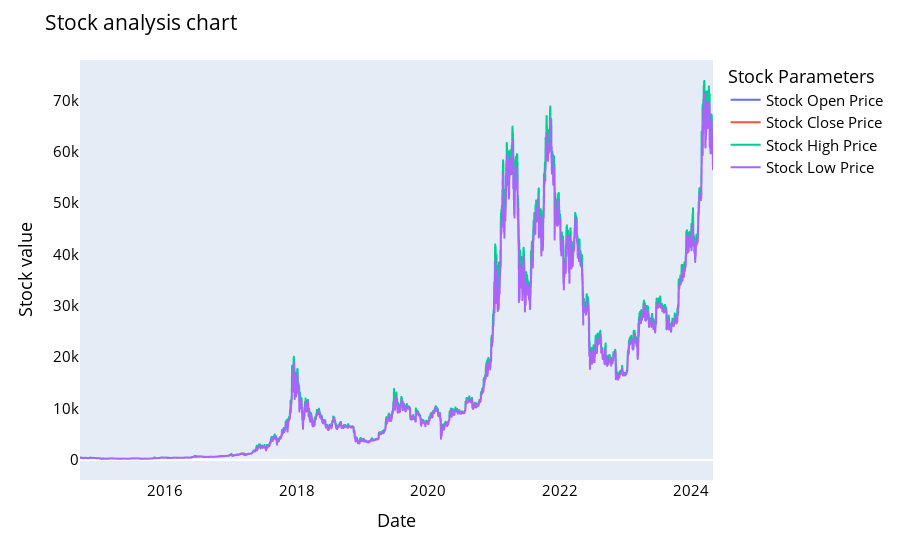

The notebook cell this image was saved under:
### Code cell
names = cycle(['Stock Open Price','Stock Close Price','Stock High Price','Stock Low Price'])

fig = px.line(y_overall, x=y_overall.Date, y=[y_overall['Open'], y_overall['Close'], 
                                          y_overall['High'], y_overall['Low']],
             labels={'Date': 'Date','value':'Stock value'})
fig.update_layout(title_text='Stock analysis chart', font_size=15, font_color='black',legend_title_text='Stock Parameters')
fig.for_each_trace(lambda t:  t.update(name = next(names)))
fig.update_xaxes(showgrid=False)
fig.update_yaxes(showgrid=False)

fig.show()

### Figure 1 — Plotly figure (JSON) as saved in the notebook; plotly's stock layout.template omitted (floating-point values rounded to 4 significant figures; data arrays with more than 128 entries replaced by an {"elided": "..."} marker saying what was removed)
{"data": [{"hovertemplate": "variable=Open<br>Date=%{x}<br>Stock value=%{y}<extra></extra>", "legendgroup": "Open", "line": {"color": "#636efa", "dash": "solid"}, "marker": {"symbol": "circle"}, "mode": "lines", "name": "Stock Open Price", "showlegend": true, "type": "scattergl", "x": {"elided": "3515 str values"}, "xaxis": "x", "y": {"elided": "3515 float values"}, "yaxis": "y"}, {"hovertemplate": "variable=Close<br>Date=%{x}<br>Stock value=%{y}<extra></extra>", "legendgroup": "Close", "line": {"color": "#EF553B", "dash": "solid"}, "marker": {"symbol": "circle"}, "mode": "lines", "name": "Stock Close Price", "showlegend": true, "type": "scattergl", "x": {"elided": "3515 str values"}, "xaxis": "x", "y": {"elided": "3515 float values"}, "yaxis": "y"}, {"hovertemplate": "variable=High<br>Date=%{x}<br>Stock value=%{y}<extra></extra>", "legendgroup": "High", "line": {"color": "#00cc96", "dash": "solid"}, "marker": {"symbol": "circle"}, "mode": "lines", "name": "Stock High Price", "showlegend": true, "type": "scattergl", "x": {"elided": "3515 str values"}, "xaxis": "x", "y": {"elided": "3515 float values"}, "yaxis": "y"}, {"hovertemplate": "variable=Low<br>Date=%{x}<br>Stock value=%{y}<extra></extra>", "legendgroup": "Low", "line": {"color": "#ab63fa", "dash": "solid"}, "marker": {"symbol": "circle"}, "mode": "lines", "name": "Stock Low Price", "showlegend": true, "type": "scattergl", "x": {"elided": "3515 str values"}, "xaxis": "x", "y": {"elided": "3515 float values"}, "yaxis": "y"}], "layout": {"autosize": true, "font": {"color": "black", "size": 15}, "legend": {"title": {"text": "Stock Parameters"}, "tracegroupgap": 0}, "margin": {"t": 60}, "title": {"text": "Stock analysis chart"}, "xaxis": {"anchor": "y", "autorange": true, "domain": [0, 1], "range": ["2014-09-17", "2024-05-01"], "showgrid": false, "title": {"text": "Date"}, "type": "date"}, "yaxis": {"anchor": "x", "autorange": true, "domain": [0, 1], "range": [-3916.0, 77840.0], "showgrid": false, "title": {"text": "Stock value"}, "type": "linear"}}}
